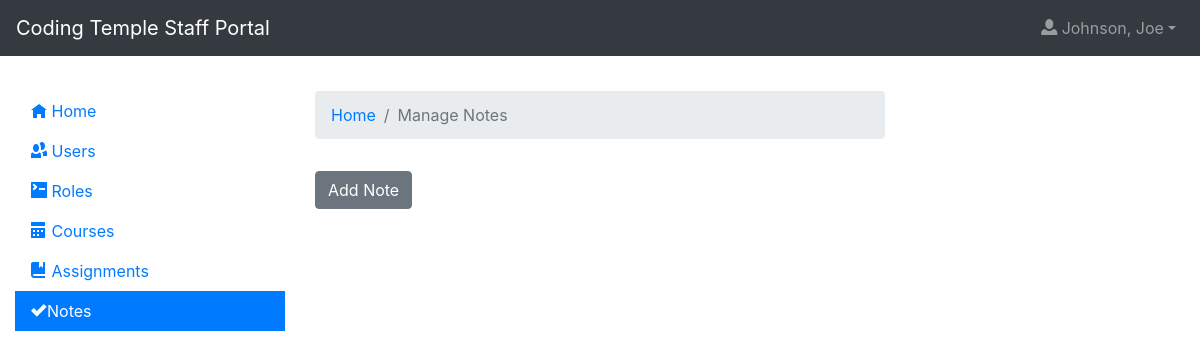
The app's page /notes/ (signed in), older data.
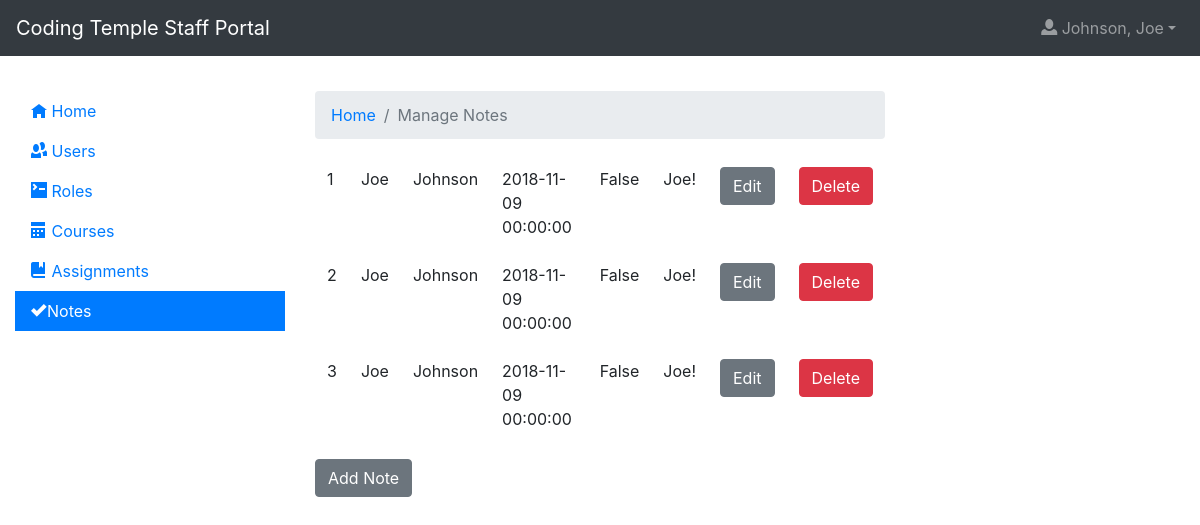
The same page, newer data.
### app/models.py (models this page shows, shortened)
class TimestampMixin(object):
    created = db.Column(
        db.DateTime, nullable=False, default=datetime.utcnow)
    updated = db.Column(db.DateTime, default=datetime.utcnow, onupdate=datetime.utcnow)

class User(UserMixin, TimestampMixin, db.Model):
  id = db.Column(db.Integer, primary_key=True)
  f_name = db.Column(db.String)
  preferred_name = db.Column(db.String)
  l_name = db.Column(db.String)
  image = db.Column(db.String, default='http://placehold.it/400x900&text=Image')
  email = db.Column(db.String, index=True, unique=True)
  bio = db.Column(db.String, default = 'Enter a bio')
  password_hash = db.Column(db.String)
  roles = db.relationship('Role', secondary=userRole, lazy='subquery', backref=db.backref('users', lazy=True))
  contact_phone = db.Column(db.String, nullable=True)
  personal_website = db.Column(db.String, nullable=True)
  street_address = db.Column(db.String, nullable=True)
  city = db.Column(db.String, nullable=True)
  state = db.Column(db.String, nullable=True)
  postal_code = db.Column(db.String, nullable=True)
  linkedin_url = db.Column(db.String, nullable=True)
  github_name = db.Column(db.String, nullable=True)
  twitter_name = db.Column(db.String, nullable=True)
  employment_histories = db.relationship('EmploymentHistory', backref='user', lazy=True)

class Note(TimestampMixin, db.Model):
  id = db.Column(db.Integer, primary_key=True)
  date = db.Column(db.DateTime)
  note = db.Column(db.String)
  absent = db.Column(db.Boolean)
  user_id = db.Column(db.Integer, db.ForeignKey('user.id'))
  user = db.relationship('User', backref='notes', lazy='subquery')

### app/blueprints/notes/__init__.py (the view)
@notes.route('/', methods=['GET'])
@login_required
@authorize
def index():
  context = {
    'title': 'Notes',
    'notes': Note.query.all()
  }
  return render_template('/notes/index.html', **context)

### app/models.py (called while the page is built)
@login.user_loader
def load_user(id):
  return User.query.get(int(id))

### app/blueprints/notes/templates/notes/index.html (shortened to what this page needs)
{% extends 'layout.html' %}
{% block app_content %}
    <nav aria-label="breadcrumb">
        <ol class="breadcrumb">
            <li class="breadcrumb-item"><a href="{{url_for('index')}}">Home</a></li>
            <li class="breadcrumb-item active" aria-current="page">Manage Notes</li>
        </ol>
    </nav>
    <table class="table table-borderless">
        <tbody>
            {% for note in notes %}
                <tr>
                    <td>{{note.id}}</td>
                    <td>{{note.user.f_name}}</td>
                    <td>{{note.user.l_name}}</td>
                    <td>{{note.date}}</td>
                    <td>{{note.absent}}</td>
                    <td>{{note.note}}</td>
                    <td><a href="{{url_for('notes.edit')}}?id={{note.id}}" class="btn btn-secondary">Edit</a></td>
                    <td>
                        <form action="{{url_for('notes.delete')}}" method="POST">
                            <input type="submit" class="btn btn-danger" value="Delete" />
                        </form>
                    </td>
                </tr>
            {% endfor %}
        </tbody>
    </table>
    <a href="{{url_for('notes.add')}}" class="btn btn-secondary">Add Note</a>
{% endblock %}

### app/templates/layout.html (shortened to what this page needs)
<!doctype html>
<html lang="en">
  <head>
    <link rel="stylesheet" href="https://stackpath.bootstrapcdn.com/bootstrap/4.1.3/css/bootstrap.min.css">
    <link rel="stylesheet" href="{{ url_for('static', filename='./css/open-iconic-bootstrap.min.css') }}">
    <link rel="stylesheet" href="//code.jquery.com/ui/1.11.4/themes/smoothness/jquery-ui.css">
    <link rel="stylesheet" href="{{ url_for('static', filename='./css/main.css') }}">
  </head>
  <body>
    {% block navbar %}
      {% include './includes/navigation.html' %}
    {% endblock %}
    {% block content %}
      <div id="main">
        <div class="container-fluid">
          <div class="row">
            <div class="col-12 col-md-3">
              {% if current_user.is_authenticated %}
                {% include 'includes/sidebar1.html' %}
              {% endif %}
            </div>
            <div class="col-12 col-md-6">
              {% block app_content %}{% endblock %}
            </div>
            <div class="col-12 col-md-3">
            </div>
          </div>
        </div>
      </div>
    {% endblock %}
  </body>
</html>

### app/templates/includes/navigation.html (shortened to what this page needs)
<nav class="navbar navbar-expand-lg sticky-top navbar-dark bg-dark">
  <a class="navbar-brand" href="{{ url_for('index') }}">Coding Temple Staff Portal</a>
  <div class="collapse navbar-collapse" id="navbarSupportedContent">
    <ul class="navbar-nav ml-auto">
        {% if not current_user.is_authenticated %}
          <li class="nav-item">
            <a class="nav-link" href="{{ url_for('account.login') }}"><span class="oi oi-account-login"></span> Login</a>
          </li>
          <li class="nav-item">
            <a class="nav-link" href="{{ url_for('account.register') }}"><span class="oi oi-thumb-up"></span> Register</a>
          </li>
        {% else %}
          <li class="nav-item dropdown">
            <a class="nav-link dropdown-toggle" data-toggle="dropdown" href="#" role="button" aria-haspopup="true" aria-expanded="false"><span class="oi oi-person" title="person" aria-hidden="true"></span> {{ "{}, {}".format(current_user.l_name, current_user.f_name) }}</a>
          </li>
        {% endif %}
    </ul>
  </div>
</nav>

### app/templates/includes/sidebar1.html
<div id="sidebar-1">
  <ul class="nav nav-pills flex-column">
      <li class="nav-item"><a class="{% if url_for('index')|string == request.url_rule|string  %}nav-link active{% else %}nav-link{% endif%}" href="{{ url_for('index') }}"><span class="oi oi-home"></span> <span class="d-none d-md-inline">Home</span></a></li>
      {% if current_user.is_authenticated and "Super User" in current_user.roles|map(attribute="name")  %}
      <li class="nav-item"><a class="{% if url_for('users.index')|string in request.url_rule|string  %}nav-link active{% else %}nav-link{% endif%}" href="{{ url_for('users.index') }}"><span class="oi oi-people"></span> <span class="d-none d-md-inline">Users</span></a></li>
      <li class="nav-item"><a class="{% if url_for('roles.index')|string in request.url_rule|string  %}nav-link active{% else %}nav-link{% endif%}" href="{{ url_for('roles.index') }}"><span class="oi oi-terminal"></span> <span class="d-none d-md-inline">Roles</span></a></li>
      <li class="nav-item"><a class="{% if url_for('courses.index')|string in request.url_rule|string  %}nav-link active{% else %}nav-link{% endif%}" href="{{ url_for('courses.index') }}"><span class="oi oi-calendar"></span> <span class="d-none d-md-inline">Courses</span></a></li>
      <li class="nav-item"><a class="{% if url_for('assignments.index')|string in request.url_rule|string  %}nav-link active{% else %}nav-link{% endif%}" href="{{ url_for('assignments.index') }}"><span class="oi oi-book"></span> <span class="d-none d-md-inline">Assignments</span></a></li>
      <li class="nav-item"><a class="{% if url_for('notes.index')|string in request.url_rule|string  %}nav-link active{% else %}nav-link{% endif%}" href="{{ url_for('notes.index') }}"><span class="oi oi-check"></span><span class="d-none d-md-inline">Notes</span></a></li>
      {% endif %}
  </ul>
</div>

### app/static/css/main.css (style rules this page uses)
#sidebar-1 a, .navbar { border-radius: 0; }
#main { margin-top: 35px; }

Row changes from the older to the newer data that the page shows:
added Note: id "1", user.f_name "Joe", user.l_name "Johnson", date "2018-11-09 00:00:00", absent "False", note "Joe!"
added Note: id "2", user.f_name "Joe", user.l_name "Johnson", date "2018-11-09 00:00:00", absent "False", note "Joe!"
added Note: id "3", user.f_name "Joe", user.l_name "Johnson", date "2018-11-09 00:00:00", absent "False", note "Joe!"
